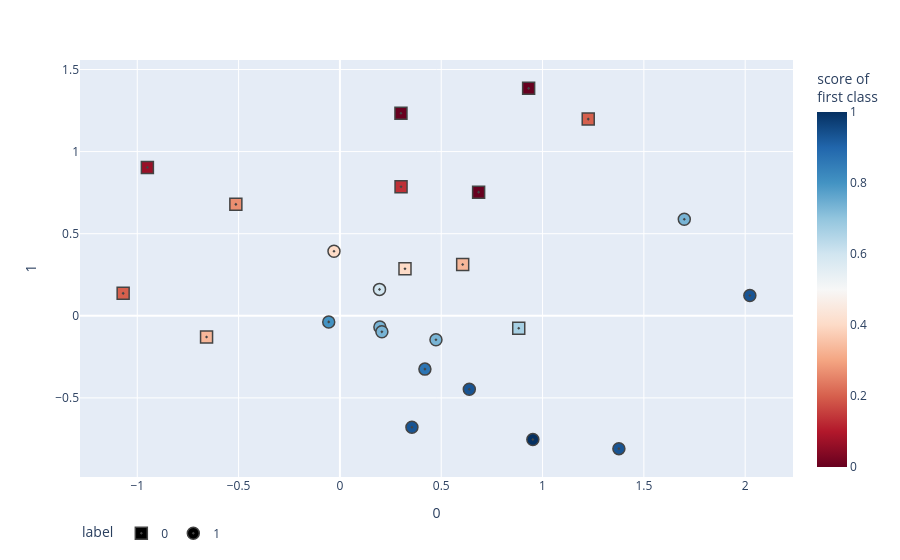

The notebook cell saved with this chart:
### Code cell
fig = px.scatter(
    x_test, x=0, y=1,
    color=y_score, color_continuous_scale='RdBu',
    symbol=y_test, symbol_map={'0': 'square-dot', '1':'circle-dot'},
    labels={'symbol':'label', 'color':'score of <br>first class'}
)
fig.update_traces(marker_size=12, marker_line_width=1.5)
fig.update_layout(legend_orientation='h')
fig.show()

### Figure 1 — Plotly figure (JSON) as saved in the notebook; plotly's stock layout.template omitted (floating-point values rounded to 4 significant figures)
{"data": [{"hovertemplate": "label=0<br>0=%{x}<br>1=%{y}<br>score of <br>first class=%{marker.color}<extra></extra>", "legendgroup": "0", "marker": {"color": [0.3333, 0.6667, 0, 0.4, 0.2667, 0.1333, 0.2, 0, 0.3333, 0.2, 0.06667, 0], "coloraxis": "coloraxis", "line": {"width": 1.5}, "size": 12, "symbol": "square-dot"}, "mode": "markers", "name": "0", "orientation": "v", "showlegend": true, "type": "scatter", "x": [0.6059, 0.8825, 0.3012, 0.3212, -0.5135, 0.3017, 1.225, 0.6845, -0.6581, -1.07, -0.95, 0.9313], "xaxis": "x", "y": [0.3125, -0.07576, 1.233, 0.2867, 0.6787, 0.786, 1.198, 0.7529, -0.1294, 0.1367, 0.9036, 1.385], "yaxis": "y"}, {"hovertemplate": "label=1<br>0=%{x}<br>1=%{y}<br>score of <br>first class=%{marker.color}<extra></extra>", "legendgroup": "1", "marker": {"color": [0.7333, 0.6, 0.9333, 0.9333, 0.9333, 0.7333, 0.9333, 1, 0.7333, 0.8667, 0.4, 0.7333, 0.8], "coloraxis": "coloraxis", "line": {"width": 1.5}, "size": 12, "symbol": "circle-dot"}, "mode": "markers", "name": "1", "orientation": "v", "showlegend": true, "type": "scatter", "x": [0.1973, 0.1954, 0.3554, 1.377, 2.023, 1.699, 0.6386, 0.9522, 0.474, 0.4195, -0.02922, 0.2072, -0.05514], "xaxis": "x", "y": [-0.06802, 0.1609, -0.6785, -0.8092, 0.1233, 0.5877, -0.4472, -0.7531, -0.1458, -0.3248, 0.3929, -0.09767, -0.03733], "yaxis": "y"}], "layout": {"coloraxis": {"colorbar": {"title": {"text": "score of <br>first class"}}, "colorscale": [[0, "rgb(103,0,31)"], [0.1, "rgb(178,24,43)"], [0.2, "rgb(214,96,77)"], [0.3, "rgb(244,165,130)"], [0.4, "rgb(253,219,199)"], [0.5, "rgb(247,247,247)"], [0.6, "rgb(209,229,240)"], [0.7, "rgb(146,197,222)"], [0.8, "rgb(67,147,195)"], [0.9, "rgb(33,102,172)"], [1, "rgb(5,48,97)"]]}, "legend": {"orientation": "h", "title": {"text": "label"}, "tracegroupgap": 0}, "margin": {"t": 60}, "xaxis": {"anchor": "y", "domain": [0, 1], "title": {"text": "0"}}, "yaxis": {"anchor": "x", "domain": [0, 1], "title": {"text": "1"}}}}
